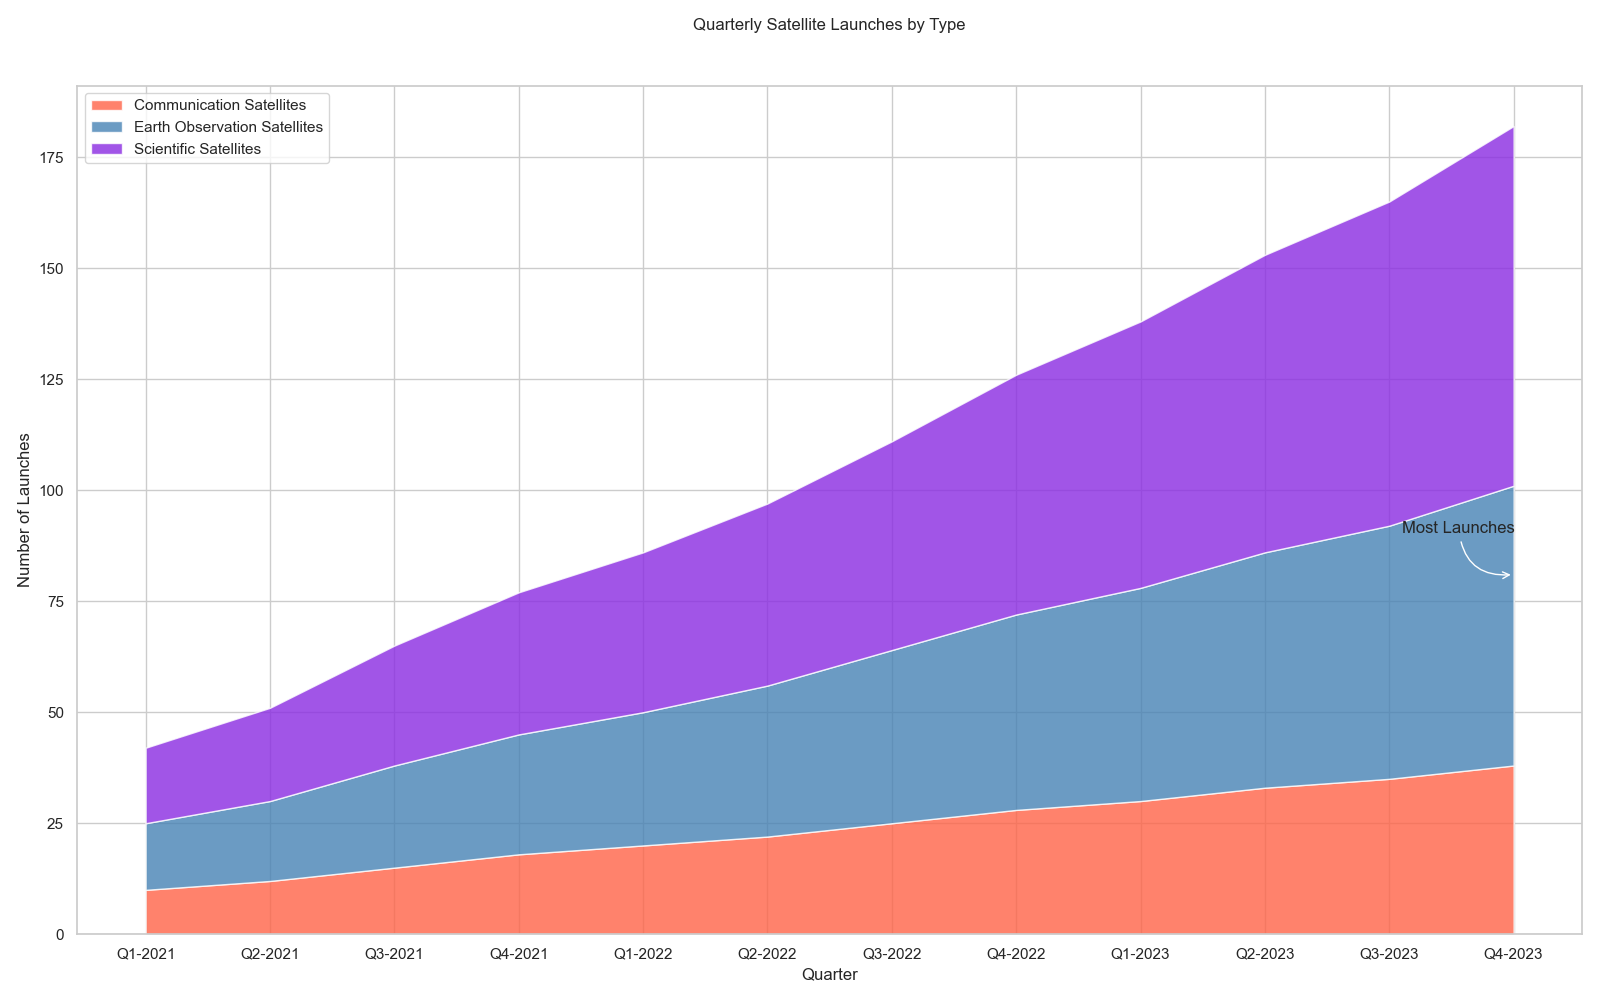

The script that drew this image:

import pandas as pd
import seaborn as sns
import matplotlib.pyplot as plt

# Preparing the data
data = {
    'Quarter': ['Q1-2021', 'Q2-2021', 'Q3-2021', 'Q4-2021', 'Q1-2022', 'Q2-2022', 'Q3-2022', 'Q4-2022', 'Q1-2023', 'Q2-2023', 'Q3-2023', 'Q4-2023'],
    'Communication Satellites': [10, 12, 15, 18, 20, 22, 25, 28, 30, 33, 35, 38],
    'Earth Observation Satellites': [5, 6, 8, 9, 10, 12, 14, 16, 18, 20, 22, 25],
    'Scientific Satellites': [2, 3, 4, 5, 6, 7, 8, 10, 12, 14, 16, 18]
}

df = pd.DataFrame(data)
df.set_index('Quarter', inplace=True)

# Calculate the cumulative launches
cumulative_launches = df.cumsum(axis=1)

# Set the plot size
plt.figure(figsize=(16, 10))

# Plotting the data
plt.stackplot(df.index, cumulative_launches['Communication Satellites'],
              cumulative_launches['Earth Observation Satellites'],
              cumulative_launches['Scientific Satellites'],
              labels=['Communication Satellites', 'Earth Observation Satellites', 'Scientific Satellites'],
              colors=['#FF6347', '#4682B4', '#8A2BE2'], alpha=0.8)

# Adding the legend
plt.legend(loc='upper left')

# Annotating a specific point
plt.annotate('Most Launches', xy=('Q4-2023', cumulative_launches.loc['Q4-2023', 'Scientific Satellites']),
             xytext=(-80, 30), textcoords='offset points', arrowprops=dict(arrowstyle='->', connectionstyle='arc3,rad=.5'))

# Adding title and labels
plt.title('Quarterly Satellite Launches by Type', pad=40)
plt.xlabel('Quarter')
plt.ylabel('Number of Launches')

# Display the plot
plt.tight_layout()
plt.show()
